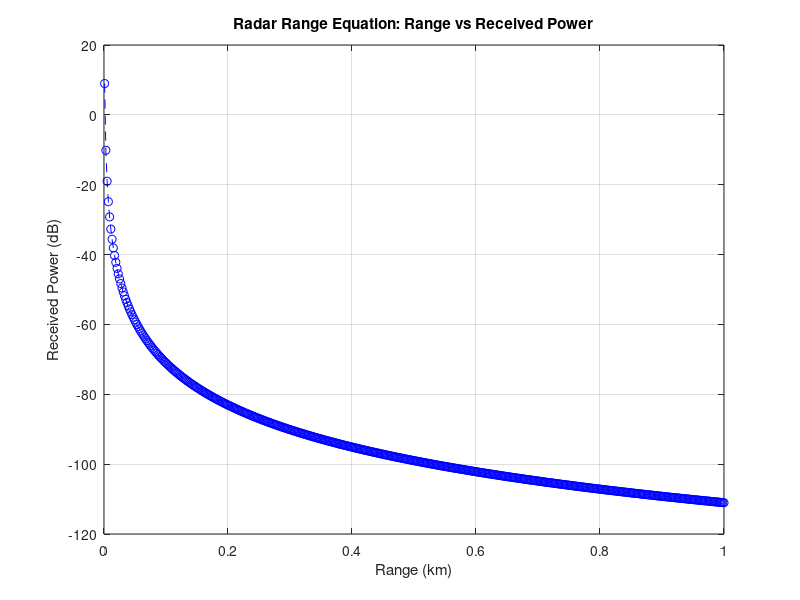

Source code (MATLAB):
% Radar Range Equation Plot
clc; %clear the command window
clear; 
close all;

% User inputs
Pt = input('Enter Transmit Power Pt (Watts): ');
Gt = input('Enter Transmit Gain Gt (linear): ');
Gr = input('Enter Receive Gain Gr (linear): ');
sigma = input('Enter Radar Cross Section σ (m^2): ');
lambda = input('Enter Wavelength λ (m): ');

% Define range vector (e.g., 1 km to 100 km)


R = linspace(1, 1000, 500);   % in meters

% Radar range equation
Pr = (Pt .* Gt .* Gr .* sigma .* lambda.^2) ./ ((4*pi)^3 .* (R.^4));

%fprintf("Maximum range=%.2f km\n",Pr/1000);

% Convert to dB scale

Pr_dB = 10*log10(Pr);

% Plot
figure;
 plot(R/1e3, Pr_dB,'b--o');
grid on;
xlabel('Range (km)');
ylabel('Received Power (dB)');
title('Radar Range Equation: Range vs Received Power');

